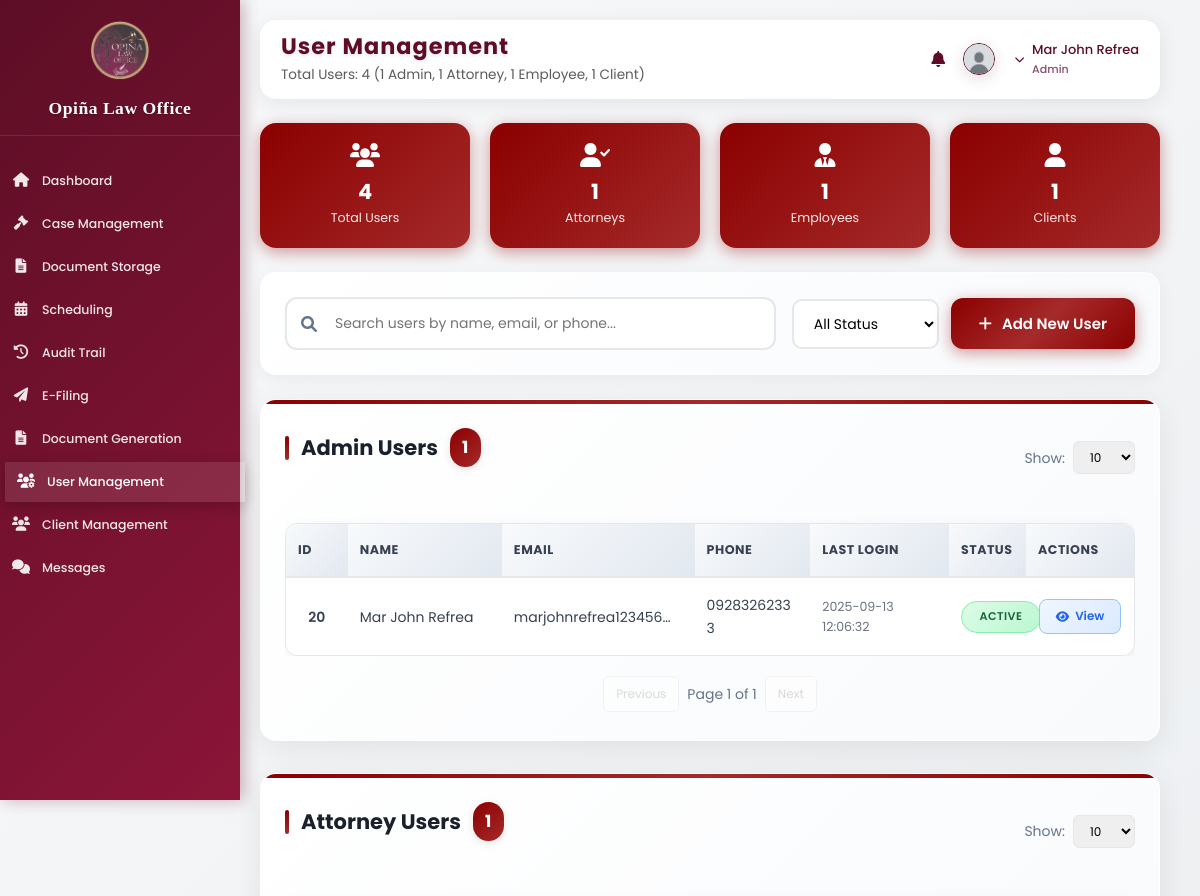
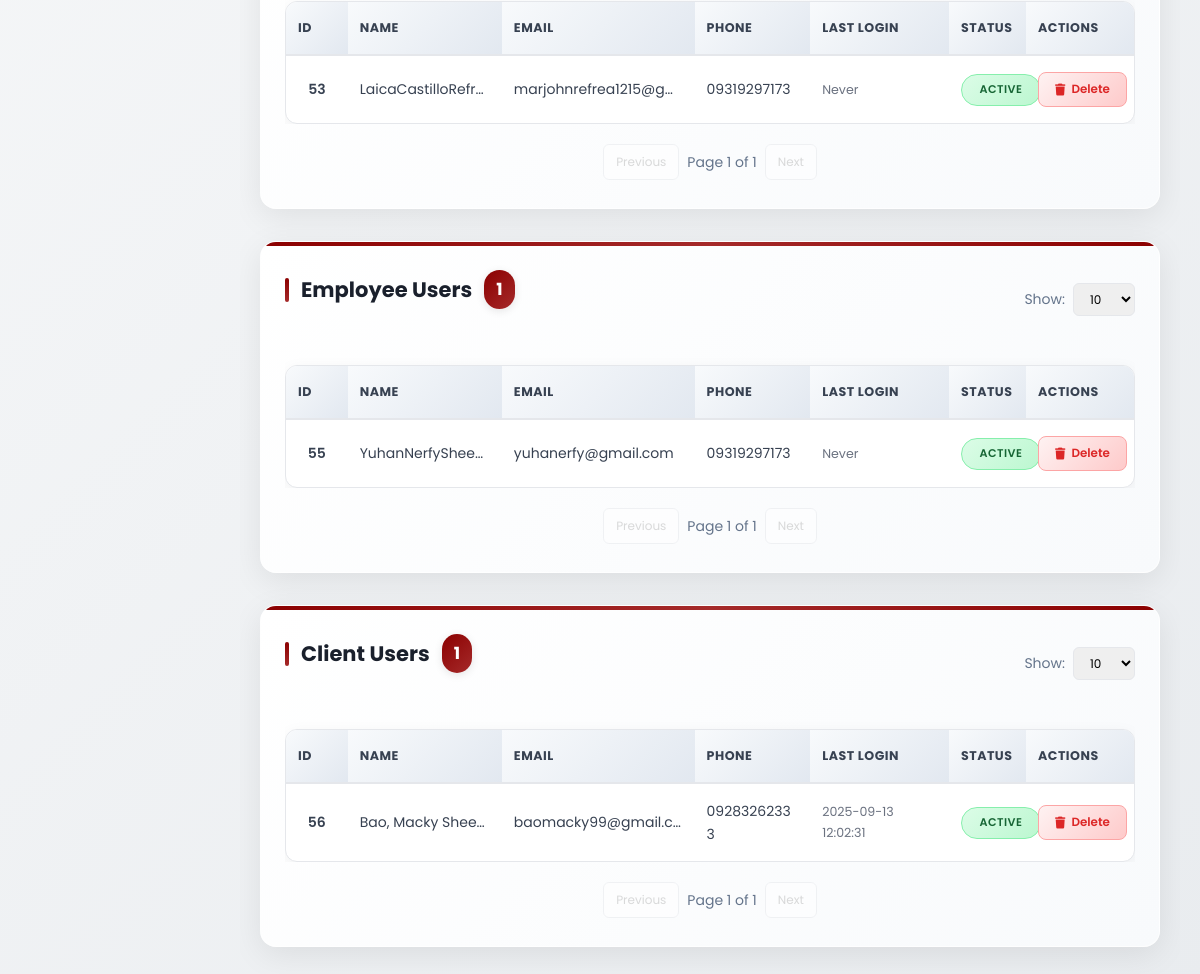
The app's page /admin_usermanagement.php (signed in) with its own data (2 pictures, top to bottom).
### tables this page shows
CREATE TABLE `user_form` (
  `id` int(11) NOT NULL,
  `name` varchar(100) NOT NULL,
  `profile_image` varchar(255) DEFAULT NULL,
  `last_login` datetime DEFAULT NULL,
  `email` varchar(100) NOT NULL,
  `phone_number` varchar(20) DEFAULT NULL,
  `password` varchar(255) NOT NULL,
  `user_type` enum('admin','attorney','client','employee') DEFAULT 'client',
  `login_attempts` int(11) DEFAULT 0,
  `last_failed_login` timestamp NULL DEFAULT NULL,
  `account_locked` tinyint(1) DEFAULT 0,
  `lockout_until` timestamp NULL DEFAULT NULL,
  `created_at` timestamp NOT NULL DEFAULT current_timestamp()
);

### admin_usermanagement.php (the view, shortened to what the rows shown need)
<?php
require_once 'action_logger_helper.php';
$admins = [];
$attorneys = [];
$employees = [];
$clients = [];
$res = $conn->query("SELECT id, name, email, phone_number, user_type, last_login, account_locked FROM user_form ORDER BY user_type, name");
while ($row = $res->fetch_assoc()) {
    if ($row['user_type'] === 'admin') $admins[] = $row;
    elseif ($row['user_type'] === 'attorney') $attorneys[] = $row;
    elseif ($row['user_type'] === 'employee') $employees[] = $row;
    elseif ($row['user_type'] === 'client') $clients[] = $row;
}
?>
<!DOCTYPE html>
<html lang="en">
<head>
    <link rel="stylesheet" href="https://cdnjs.cloudflare.com/ajax/libs/font-awesome/6.0.0/css/all.min.css">
    <link rel="stylesheet" href="assets/css/dashboard.css?v=<?= time() ?>">
</head>
<body>
    <div class="sidebar">
                <div class="sidebar-header">
            <h2>Opiña Law Office</h2>
        </div>
    </div>
    <div class="main-content">
        <?php
        include 'components/profile_header.php';
        ?>
        <div class="user-section">
            <div style="display: flex; justify-content: space-between; align-items: center; margin-bottom: 20px;">
                <h2>Admin Users <span class="user-count-badge badge-admin"><?= count($admins) ?></span></h2>
            </div>
            <div style="overflow-x: auto;">
                <table class="user-table" id="adminTable">
                <thead>
                    <tr>
                        <th>ID</th>
                        <th>Name</th>
                        <th>Email</th>
                        <th>Phone</th>
                        <th>Last Login</th>
                        <th>Status</th>
                        <th>Actions</th>
                    </tr>
                </thead>
                <tbody>
                    <?php if (count($admins) === 0): ?>
                        <tr><td colspan="7">No admin users found.</td></tr>
                    <?php else: foreach ($admins as $user): ?>
                        <tr data-id="<?= $user['id'] ?>">
                            <td><?= htmlspecialchars($user['id']) ?></td>
                            <td><?= htmlspecialchars($user['name']) ?></td>
                            <td><?= htmlspecialchars($user['email']) ?></td>
                            <td><?= htmlspecialchars($user['phone_number']) ?></td>
                            <td><?= $user['last_login'] ? htmlspecialchars($user['last_login']) : 'Never' ?></td>
                            <td>
                                <span class="status-badge <?= $user['account_locked'] ? 'status-inactive' : 'status-active' ?>">
                                    <?= $user['account_locked'] ? 'Inactive' : 'Active' ?>
                                </span>
                            </td>
                            <td>
                                <button class="action-btn btn-view" style="background: linear-gradient(135deg, #eff6ff 0%, #dbeafe 100%); color: #2563eb; border: 1px solid #93c5fd; min-width: 80px; justify-content: center;" onclick="viewAdminDetails(<?= $user['id'] ?>)">
                                    <i class="fas fa-eye"></i> View
                                </button>
                            </td>
                        </tr>
                    <?php endforeach; endif; ?>
                </tbody>
            </table>
            </div>
        </div>
        <div class="user-section">
            <div style="display: flex; justify-content: space-between; align-items: center; margin-bottom: 20px;">
                <h2>Attorney Users <span class="user-count-badge badge-attorney"><?= count($attorneys) ?></span></h2>
            </div>
            <div style="overflow-x: auto;">
                <table class="user-table" id="attorneyTable">
                <thead>
                    <tr>
                        <th>ID</th>
                        <th>Name</th>
                        <th>Email</th>
                        <th>Phone</th>
                        <th>Last Login</th>
                        <th>Status</th>
                        <th>Actions</th>
                    </tr>
                </thead>
                <tbody>
                    <?php if (count($attorneys) === 0): ?>
                        <tr><td colspan="7">No attorney users found.</td></tr>
                    <?php else: foreach ($attorneys as $user): ?>
                        <tr data-id="<?= $user['id'] ?>">
                            <td><?= htmlspecialchars($user['id']) ?></td>
                            <td><?= htmlspecialchars($user['name']) ?></td>
                            <td><?= htmlspecialchars($user['email']) ?></td>
                            <td><?= htmlspecialchars($user['phone_number']) ?></td>
                            <td><?= $user['last_login'] ? htmlspecialchars($user['last_login']) : 'Never' ?></td>
                            <td>
                                <span class="status-badge <?= $user['account_locked'] ? 'status-inactive' : 'status-active' ?>">
                                <?= $user['account_locked'] ? 'Inactive' : 'Active' ?>
                                </span>
                            </td>
                            <td>
                                <button type="button" onclick="confirmDeleteUser(<?= $user['id'] ?>, '<?= htmlspecialchars($user['name']) ?>', 'Admin')" class="action-btn btn-delete">
                                    <i class="fas fa-trash"></i> Delete
                                </button>
                            </td>
                        </tr>
                    <?php endforeach; endif; ?>
                </tbody>
            </table>
            </div>
        </div>
        <div class="user-section">
            <div style="display: flex; justify-content: space-between; align-items: center; margin-bottom: 20px;">
                <h2>Employee Users <span class="user-count-badge badge-employee"><?= count($employees) ?></span></h2>
            </div>
            <div style="overflow-x: auto;">
                <table class="user-table" id="employeeTable">
                <thead>
                    <tr>
                        <th>ID</th>
                        <th>Name</th>
                        <th>Email</th>
                        <th>Phone</th>
                        <th>Last Login</th>
                        <th>Status</th>
                        <th>Actions</th>
                    </tr>
                </thead>
                <tbody>
                    <?php if (count($employees) === 0): ?>
                        <tr><td colspan="7">No employee users found.</td></tr>
                    <?php else: foreach ($employees as $user): ?>
                        <tr data-id="<?= $user['id'] ?>">
                            <td><?= htmlspecialchars($user['id']) ?></td>
                            <td><?= htmlspecialchars($user['name']) ?></td>
                            <td><?= htmlspecialchars($user['email']) ?></td>
                            <td><?= htmlspecialchars($user['phone_number']) ?></td>
                            <td><?= $user['last_login'] ? htmlspecialchars($user['last_login']) : 'Never' ?></td>
                            <td>
                                <span class="status-badge <?= $user['account_locked'] ? 'status-inactive' : 'status-active' ?>">
                                <?= $user['account_locked'] ? 'Inactive' : 'Active' ?>
                                </span>
                            </td>
                            <td>
                                <button type="button" onclick="confirmDeleteUser(<?= $user['id'] ?>, '<?= htmlspecialchars($user['name']) ?>', 'Employee')" class="action-btn btn-delete">
                                    <i class="fas fa-trash"></i> Delete
                                </button>
                            </td>
                        </tr>
                    <?php endforeach; endif; ?>
                </tbody>
            </table>
            </div>
        </div>
        <div class="user-section">
            <div style="display: flex; justify-content: space-between; align-items: center; margin-bottom: 20px;">
                <h2>Client Users <span class="user-count-badge badge-client"><?= count($clients) ?></span></h2>
            </div>
            <div style="overflow-x: auto;">
                <table class="user-table" id="clientTable">
                <thead>
                    <tr>
                        <th>ID</th>
                        <th>Name</th>
                        <th>Email</th>
                        <th>Phone</th>
                        <th>Last Login</th>
                        <th>Status</th>
                        <th>Actions</th>
                    </tr>
                </thead>
                <tbody>
                    <?php if (count($clients) === 0): ?>
                        <tr><td colspan="7">No client users found.</td></tr>
                    <?php else: foreach ($clients as $user): ?>
                        <tr>
                            <td><?= htmlspecialchars($user['id']) ?></td>
                            <td><?= htmlspecialchars($user['name']) ?></td>
                            <td><?= htmlspecialchars($user['email']) ?></td>
                            <td><?= htmlspecialchars($user['phone_number']) ?></td>
                            <td><?= $user['last_login'] ? htmlspecialchars($user['last_login']) : 'Never' ?></td>
                            <td>
                                <span class="status-badge <?= $user['account_locked'] ? 'status-inactive' : 'status-active' ?>">
                                <?= $user['account_locked'] ? 'Inactive' : 'Active' ?>
                                </span>
                            </td>
                            <td>
                                <button type="button" onclick="confirmDeleteUser(<?= $user['id'] ?>, '<?= htmlspecialchars($user['name']) ?>', 'Client')" class="action-btn btn-delete">
                                    <i class="fas fa-trash"></i> Delete
                                </button>
                            </td>
                        </tr>
                    <?php endforeach; endif; ?>
                </tbody>
            </table>
            </div>
        </div>
    </div>
</body>
</html>

### records on screen
user_form: id "20", name "Mar John Refrea", email "marjohnrefrea123456…", phone_number "09283262333", last_login "2025-09-13 12:06:32", account_locked "ACTIVE"
user_form: id "53", name "LaicaCastilloRefr…", email "marjohnrefrea1215@g…", phone_number "09319297173", shows "Never", account_locked "ACTIVE"
user_form: id "55", name "YuhanNerfyShee…", email "yuhanerfy@gmail.com", phone_number "09319297173", shows "Never", account_locked "ACTIVE"
user_form: id "56", name "Bao, Macky Shee…", email "baomacky99@gmail.c…", phone_number "09283262333", last_login "2025-09-13 12:02:31", account_locked "ACTIVE"

### other values on screen
$page_title "User Management"
$page_subtitle "Total Users: 4 (1 Admin, 1 Attorney, 1 Employee, 1 Client)"
$user_name "Mar John Refrea"
$user_title "Admin"
count($attorneys) "1"
count($employees) "1"
count($clients) "1"
count($admins) "1"
